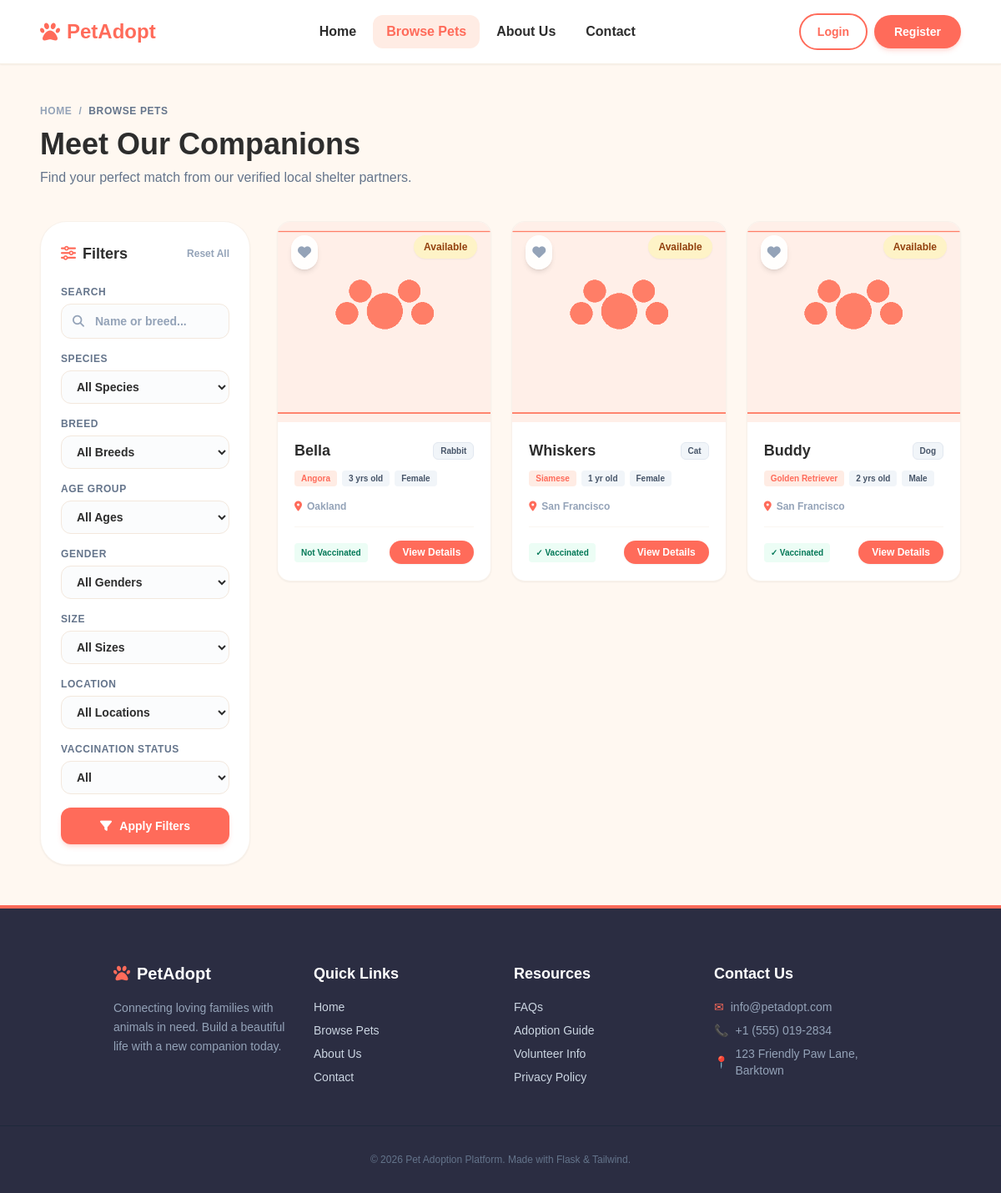
/pets, run on an earlier commit of the app's database.
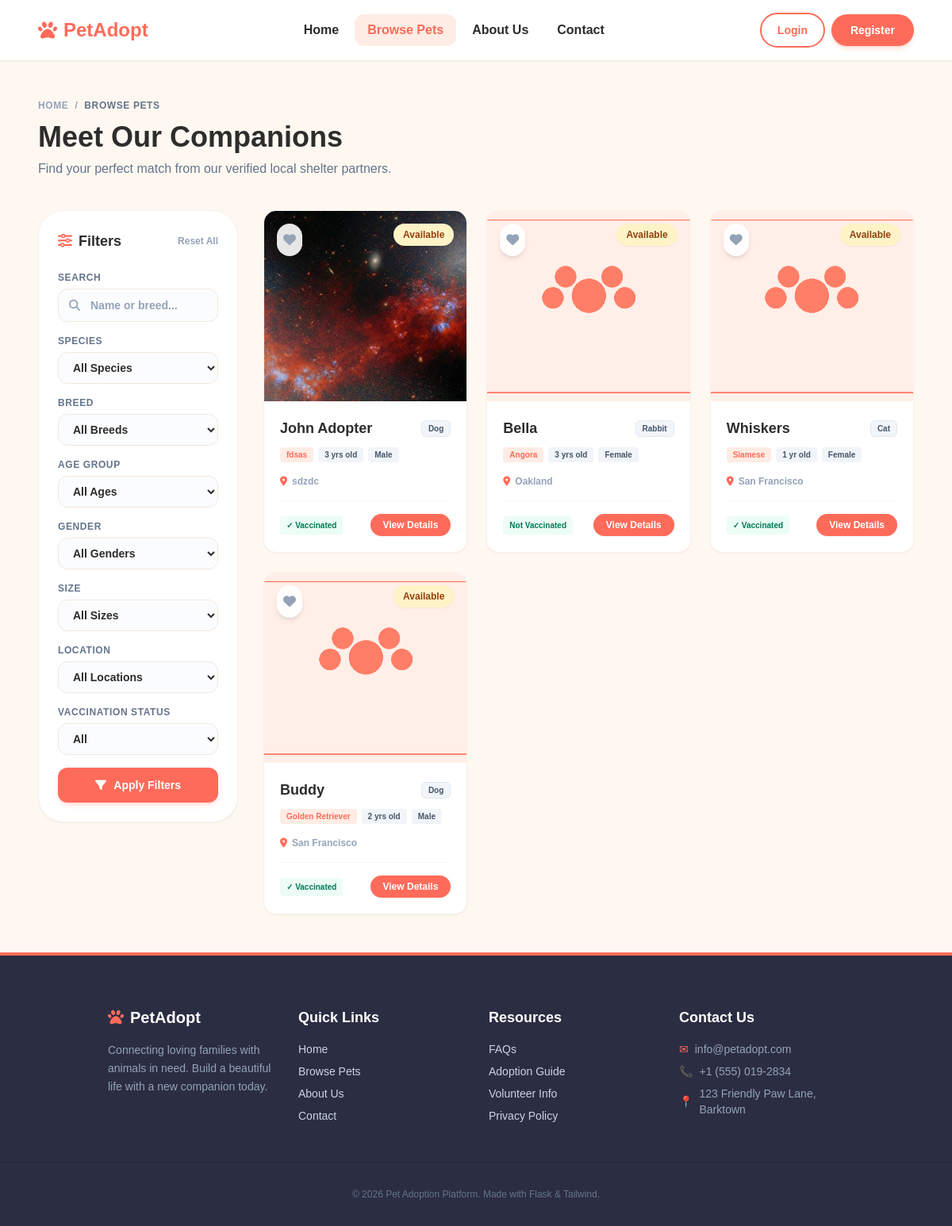
And on a later commit of the database.
### models.py (models this page shows, shortened)
class Pet(db.Model):
    __tablename__ = 'pets'
    id = db.Column(db.Integer, primary_key=True)
    name = db.Column(db.String(100), nullable=False)
    species = db.Column(db.String(50), nullable=False)  # Dog, Cat, Rabbit, Bird, Other
    breed = db.Column(db.String(100), nullable=True)
    age = db.Column(db.Integer, nullable=True)
    gender = db.Column(db.String(20), nullable=False)  # Male, Female
    size = db.Column(db.String(20), nullable=False)  # Small, Medium, Large
    color = db.Column(db.String(50), nullable=True)
    description = db.Column(db.Text, nullable=True)
    photo = db.Column(db.String(255), nullable=True, default='default_pet.png')
    location = db.Column(db.String(100), nullable=False)
    vaccinated = db.Column(db.Boolean, default=False)
    is_adopted = db.Column(db.Boolean, default=False)
    shelter_id = db.Column(db.Integer, db.ForeignKey('users.id'), nullable=False)
    created_at = db.Column(db.DateTime, default=datetime.utcnow)
    applications = db.relationship('AdoptionApplication', backref='pet', lazy=True, cascade="all, delete-orphan")

### pet_routes.py (the view, shortened to what this page needs)
@pets_bp.route('/pets')
def pet_list():
    query = Pet.query.filter_by(is_adopted=False)
    search = request.args.get('search', '').strip()
    species = request.args.get('species', '').strip()
    breed = request.args.get('breed', '').strip()
    gender = request.args.get('gender', '').strip()
    size = request.args.get('size', '').strip()
    location = request.args.get('location', '').strip()
    age_group = request.args.get('age_group', '').strip()
    vaccinated = request.args.get('vaccinated', '').strip()
    if search:
        query = query.filter(db.or_(Pet.name.ilike(f'%{search}%'), Pet.breed.ilike(f'%{search}%')))
    if species:
        query = query.filter_by(species=species)
    if breed:
        query = query.filter_by(breed=breed)
    if gender:
        query = query.filter_by(gender=gender)
    if size:
        query = query.filter_by(size=size)
    if location:
        query = query.filter_by(location=location)
    if vaccinated == 'yes':
        query = query.filter_by(vaccinated=True)
    elif vaccinated == 'no':
        query = query.filter_by(vaccinated=False)
    pets = query.order_by(Pet.created_at.desc()).all()
    all_breeds = db.session.query(Pet.breed).filter(Pet.is_adopted == False, Pet.breed != None).distinct().all()
    all_breeds = sorted([b[0] for b in all_breeds if b[0]])
    all_locations = db.session.query(Pet.location).filter(Pet.is_adopted == False, Pet.location != None).distinct().all()
    all_locations = sorted([l[0] for l in all_locations if l[0]])
    return render_template('pets/pet_list.html',
                           pets=pets,
                           all_breeds=all_breeds,
                           all_locations=all_locations,
                           search=search,
                           species_filter=species,
                           breed_filter=breed,
                           gender_filter=gender,
                           size_filter=size,
                           location_filter=location,
                           age_group_filter=age_group,
                           vaccinated_filter=vaccinated)

### templates/pets/pet_list.html (shortened to what this page needs)
{% extends 'base.html' %}
{% block content %}
<div class="container mx-auto max-w-7xl px-6 md:px-12 py-12">
    <div class="mb-10 text-left animate-fade-in-up">
        <nav class="flex items-center gap-2 text-xs font-bold uppercase tracking-wider text-slate-400 mb-3">
            <a href="{{ url_for('general.home') }}" class="hover:text-primary transition-colors">Home</a>
            <span>/</span>
            <span class="text-slate-500">Browse Pets</span>
        </nav>
        <div class="flex flex-col md:flex-row md:items-end justify-between gap-4">
            <div>
                <h1 class="text-3xl md:text-4xl font-black text-dark mb-2">Meet Our Companions</h1>
                <p class="text-slate-500 text-sm md:text-base">Find your perfect match from our verified local shelter partners.</p>
            </div>
        </div>
    </div>
    <div class="lg:grid lg:grid-cols-12 lg:gap-8 items-start">
        <aside class="hidden lg:block lg:col-span-3 sticky top-24 bg-white border border-border/60 rounded-[32px] p-6 shadow-sm">
            <div class="flex justify-between items-center mb-6">
                <h2 class="text-lg font-black text-dark flex items-center gap-2">
                    <i class="fa-solid fa-sliders text-primary"></i> Filters
                </h2>
                <a href="{{ url_for('pets.pet_list') }}" class="text-xs font-bold text-slate-400 hover:text-primary transition-colors">Reset All</a>
            </div>
            <form method="GET" action="{{ url_for('pets.pet_list') }}" class="space-y-4 text-left">
                <div class="flex flex-col gap-1.5">
                    <label for="search" class="text-xs font-bold text-slate-500 uppercase tracking-wider">Search</label>
                    <div class="relative flex items-center">
                        <i class="fa-solid fa-magnifying-glass absolute left-3.5 text-slate-400 text-sm"></i>
                        <input
                          type="text"
                          id="search"
                          name="search"
                          placeholder="Name or breed..."
                          value="{{ search }}"
                          class="w-full bg-slate-50/50 pl-10 pr-3.5 py-2.5 rounded-xl border border-border outline-none text-sm text-dark placeholder:text-slate-400 font-semibold focus:bg-white focus:border-primary transition-colors"
                        />
                    </div>
                </div>
                <div class="flex flex-col gap-1.5">
                    <label for="species" class="text-xs font-bold text-slate-500 uppercase tracking-wider">Species</label>
                    <select
                      id="species"
                      name="species"
                      class="w-full bg-slate-50/50 px-3.5 py-2.5 rounded-xl border border-border outline-none text-sm text-dark font-semibold focus:bg-white focus:border-primary transition-colors"
                    >
                        <option value="">All Species</option>
                    </select>
                </div>
                <div class="flex flex-col gap-1.5">
                    <label for="breed" class="text-xs font-bold text-slate-500 uppercase tracking-wider">Breed</label>
                    <select
                      id="breed"
                      name="breed"
                      class="w-full bg-slate-50/50 px-3.5 py-2.5 rounded-xl border border-border outline-none text-sm text-dark font-semibold focus:bg-white focus:border-primary transition-colors"
                    >
                        <option value="">All Breeds</option>
                    </select>
                </div>
                <div class="flex flex-col gap-1.5">
                    <label for="age_group" class="text-xs font-bold text-slate-500 uppercase tracking-wider">Age Group</label>
                    <select
                      id="age_group"
                      name="age_group"
                      class="w-full bg-slate-50/50 px-3.5 py-2.5 rounded-xl border border-border outline-none text-sm text-dark font-semibold focus:bg-white focus:border-primary transition-colors"
                    >
                        <option value="">All Ages</option>
                    </select>
                </div>
                <div class="flex flex-col gap-1.5">
                    <label for="gender" class="text-xs font-bold text-slate-500 uppercase tracking-wider">Gender</label>
                    <select
                      id="gender"
                      name="gender"
                      class="w-full bg-slate-50/50 px-3.5 py-2.5 rounded-xl border border-border outline-none text-sm text-dark font-semibold focus:bg-white focus:border-primary transition-colors"
                    >
                        <option value="">All Genders</option>
                    </select>
                </div>
                <div class="flex flex-col gap-1.5">
                    <label for="size" class="text-xs font-bold text-slate-500 uppercase tracking-wider">Size</label>
                    <select
                      id="size"
                      name="size"
                      class="w-full bg-slate-50/50 px-3.5 py-2.5 rounded-xl border border-border outline-none text-sm text-dark font-semibold focus:bg-white focus:border-primary transition-colors"
                    >
                        <option value="">All Sizes</option>
                    </select>
                </div>
                <div class="flex flex-col gap-1.5">
                    <label for="location" class="text-xs font-bold text-slate-500 uppercase tracking-wider">Location</label>
                    <select
                      id="location"
                      name="location"
                      class="w-full bg-slate-50/50 px-3.5 py-2.5 rounded-xl border border-border outline-none text-sm text-dark font-semibold focus:bg-white focus:border-primary transition-colors"
                    >
                        <option value="">All Locations</option>
                    </select>
                </div>
                <div class="flex flex-col gap-1.5">
                    <label for="vaccinated" class="text-xs font-bold text-slate-500 uppercase tracking-wider">Vaccination Status</label>
                    <select
                      id="vaccinated"
                      name="vaccinated"
                      class="w-full bg-slate-50/50 px-3.5 py-2.5 rounded-xl border border-border outline-none text-sm text-dark font-semibold focus:bg-white focus:border-primary transition-colors"
                    >
                        <option value="">All</option>
                    </select>
                </div>
                <button
                  type="submit"
                  class="w-full py-3 bg-primary hover:bg-primary-hover text-white font-bold rounded-xl shadow-md shadow-primary/20 transition-all text-sm active:scale-95 hover:-translate-y-0.5 mt-2"
                >
                    <i class="fa-solid fa-filter mr-1.5"></i> Apply Filters
                </button>
            </form>
        </aside>
        <main class="lg:col-span-9">
            <div class="grid grid-cols-1 sm:grid-cols-2 lg:grid-cols-3 gap-6">
                {% if pets %}
                    {% for pet in pets %}
                        <div class="group bg-white border border-border/60 rounded-2xl overflow-hidden shadow-sm hover:shadow-xl hover:border-primary/30 flex flex-col h-full transition-all duration-300 transform hover:-translate-y-2">
                            <div class="relative h-[240px] overflow-hidden">
                                <button
                                  data-pet-id="{{ pet.id }}"
                                  class="fav-btn absolute top-4 left-4 p-2 bg-white/90 backdrop-blur-sm rounded-full shadow-md text-slate-400 hover:text-red-500 hover:scale-110 active:scale-95 transition-all z-10"
                                >
                                    <i class="fa-solid fa-heart text-base"></i>
                                </button>
                                <span class="absolute top-4 right-4 text-xs font-bold px-3 py-1.5 bg-amber-100 text-amber-800 rounded-full shadow-sm">
                                    Available
                                </span>
                                {% if pet.photo %}
                                    <img
                                      src="{{ url_for('static', filename='uploads/pet_photos/' + pet.photo) }}"
                                      alt="{{ pet.name }}"
                                      class="w-full h-full object-cover transition-transform duration-500 group-hover:scale-105"
                                    />
                                {% else %}
                                    <img
                                      src="{{ url_for('static', filename='uploads/pet_photos/default_pet.png') }}"
                                      alt="{{ pet.name }}"
                                      class="w-full h-full object-cover transition-transform duration-500 group-hover:scale-105"
                                    />
                                {% endif %}
                            </div>
                            <div class="p-5 flex-grow flex flex-col justify-between text-left">
                                <div>
                                    <div class="flex justify-between items-center mb-2.5">
                                        <h3 class="text-lg font-black text-dark group-hover:text-primary transition-colors">{{ pet.name }}</h3>
                                        <span class="text-[10px] font-bold px-2 py-0.5 bg-slate-100 border border-slate-200 text-slate-600 rounded-md">
                                            {{ pet.species }}
                                        </span>
                                    </div>
                                    <div class="flex flex-wrap gap-1.5 mb-4">
                                        <span class="text-[10px] font-semibold px-2 py-0.5 bg-primary-light text-primary rounded">
                                            {% if pet.breed %}{{ pet.breed }}{% else %}Mixed Breed{% endif %}
                                        </span>
                                        <span class="text-[10px] font-semibold px-2 py-0.5 bg-slate-100 text-slate-600 rounded">
                                            {{ pet.age }} {% if pet.age == 1 %}yr{% else %}yrs{% endif %} old
                                        </span>
                                        <span class="text-[10px] font-semibold px-2 py-0.5 bg-slate-100 text-slate-600 rounded">
                                            {{ pet.gender }}
                                        </span>
                                    </div>
                                    <div class="flex items-center gap-1.5 text-slate-400 text-xs mb-4 font-semibold">
                                        <i class="fa-solid fa-location-dot text-primary"></i>
                                        <span>{{ pet.location }}</span>
                                    </div>
                                </div>
                                <div class="border-t border-border/40 pt-4 flex justify-between items-center">
                                    <span class="text-[10px] font-bold px-2 py-1 bg-emerald-50 text-emerald-700 rounded">
                                        {% if pet.vaccinated %}✓ Vaccinated{% else %}Not Vaccinated{% endif %}
                                    </span>
                                    <a href="{{ url_for('pets.pet_detail', pet_id=pet.id) }}" class="py-1.5 px-4 bg-primary hover:bg-primary-hover text-white font-bold rounded-full text-xs shadow-sm transition-all active:scale-95">
                                        View Details
                                    </a>
                                </div>
                            </div>
                        </div>
                    {% endfor %}
                {% endif %}
            </div>
        </main>
    </div>
</div>
{% endblock %}

What changed in the data, as far as the page shows it:
added Pet: photo (picture), name "John Adopter", species "Dog", breed "fdsas", age "3", shows "yrs", gender "Male", location "sdzdc", vaccinated "✓ Vaccinated"
